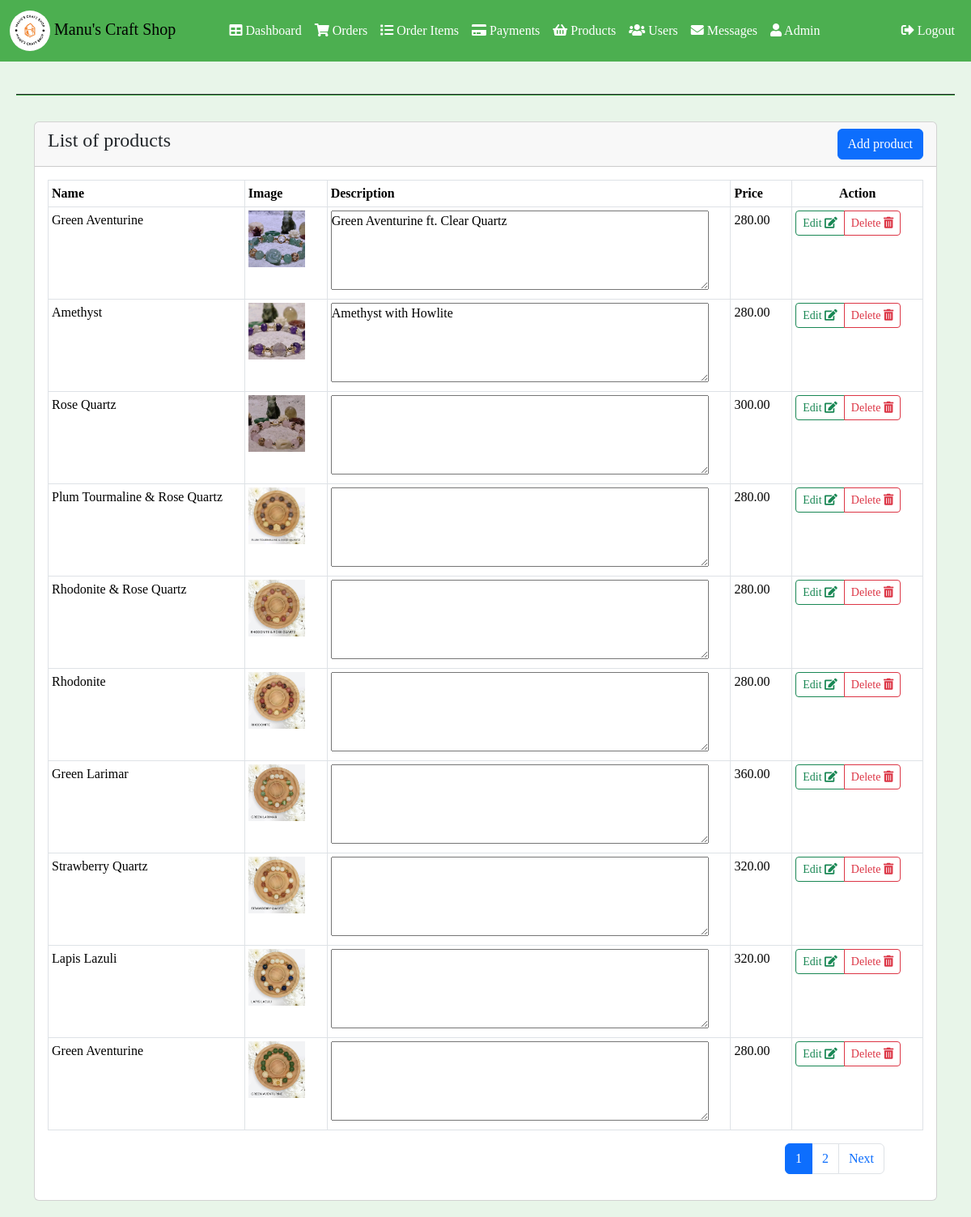
Screenshot of /admin/products.php (signed in) with the database file from the repository.
### tables this page shows
CREATE TABLE `products` (
  `product_id` int(11) NOT NULL,
  `product_name` varchar(100) NOT NULL,
  `product_description` varchar(255) NOT NULL,
  `product_image` varchar(255) NOT NULL,
  `product_price` decimal(6,2) NOT NULL
);

### admin/products.php (the view, shortened to what this page needs)
<?php
include '../server/connection.php';
$results_per_page = 10;
$page = isset($_GET['page']) ? (int)$_GET['page'] : 1;
$start = ($page - 1) * $results_per_page;
$result = $conn->prepare("SELECT * FROM products LIMIT ?, ?");
$result->bind_param('ii', $start, $results_per_page);
$result->execute();
$products = $result->get_result();
$count_query = $conn->prepare("SELECT COUNT(*) AS total FROM products");
$count_query->execute();
$count_result = $count_query->get_result();
$row = $count_result->fetch_assoc();
$total_products = $row['total'];
$total_pages = ceil($total_products / $results_per_page);
?>
<?php include('header.php') ?>
<section>
    <div class="container">
        <div class="row">
            <div class="col-sm-12">
                <div class="card">
                    <div class="card-header d-flex justify-content-between">
                        <h4>List of products</h4>
                        <span><a type="button" class="btn btn-primary float-right" href="add_products.php">Add product</a></span>
                    </div>
                    <div class="card-body">
                         <div class="table-responsive">
                            <table class="table table-sm table-bordered table-hover ">
                                <thead>
                                    <tr width="1%" style="white-space: nowrap">
                                        <th>Name</th>
                                        <th>Image</th>
                                        <th >Description</th>
                                        <th>Price</th>
                                        <th class="text-center">Action</th>
                                    </tr>
                                </thead>
                                <tbody>
                                    <?php foreach($products as $row ) { ?>
                                    <tr>
                                        <td width=1% style="white-space: nowrap"><?php echo $row['product_name']; ?></td>
                                        <td width=1% style="white-space: nowrap"><img src="<?php echo "../assets/IMAGES/". $row ['product_image']; ?>" style="width: 70px; height: 70px;"></td>
                                        <td width=1% style="white-space: nowrap"><textarea cols="50" rows="4" readonly><?php echo $row['product_description']; ?></textarea></td>
                                        <td width=1% style="white-space: nowrap"><?php echo $row['product_price']; ?></td>
                                        <td width=1% style="white-space: nowrap">
                                                <div class="btn-group">
                                                    <a type="button" class="btn btn-sm btn-outline-success " href="edit_product.php?product_id=<?php echo $row['product_id']; ?>" title="Edit">
                                                    Edit
                                                    <i class="fa fa-edit"></i>
                                                    </a>
                                                    <a type="button" class="btn btn-sm btn-outline-danger"  title="Delete"
                                                    onclick="confirmDelete(<?php echo $row['product_id']; ?>)">
                                                    Delete
                                                    <i class="fa fa-trash-alt"></i>
                                                    </a>
                                                </div>
                                        </td>
                                    </tr>
                                    <?php } ?>
                                </tbody>
                            </table>
                         </div>
                        <nav>
                            <ul class="pagination justify-content-end mx-5">
                                <?php for ($i = 1; $i <= $total_pages; $i++): ?>
                                    <li class="page-item <?php if ($i == $page) echo 'active'; ?>"><a class="page-link" href="?page=<?php echo $i; ?>"><?php echo $i; ?></a></li>
                                <?php endfor; ?>
                                <?php if ($page < $total_pages): ?>
                                    <li class="page-item"><a class="page-link" href="?page=<?php echo $page + 1; ?>">Next</a></li>
                                <?php endif; ?>
                            </ul>
                        </nav>
                    </div>
                </div>
            </div>
        </div>
    </div>
</section>
<?php include('footer.php') ?>

### admin/header.php (style rules this page uses)
* { margin: 0; padding: 0; box-sizing: border-box; font-family: 'Poppins, San Serif'; }
body { display: flex; height: 100vh; flex-direction: column; }

### rows the page displays
products: product_name "Green Aventurine", product_image (picture), product_description "Green Aventurine ft. Clear Quartz", product_price "280.00"
products: product_name "Amethyst", product_image (picture), product_description "Amethyst with Howlite", product_price "280.00"
products: product_name "Rose Quartz", product_image (picture), product_price "300.00"
products: product_name "Plum Tourmaline & Rose Quartz", product_image (picture), product_price "280.00"
products: product_name "Rhodonite & Rose Quartz", product_image (picture), product_price "280.00"
products: product_name "Rhodonite", product_image (picture), product_price "280.00"
products: product_name "Green Larimar", product_image (picture), product_price "360.00"
products: product_name "Strawberry Quartz", product_image (picture), product_price "320.00"
products: product_name "Lapis Lazuli", product_image (picture), product_price "320.00"
products: product_name "Green Aventurine", product_image (picture), product_price "280.00"
